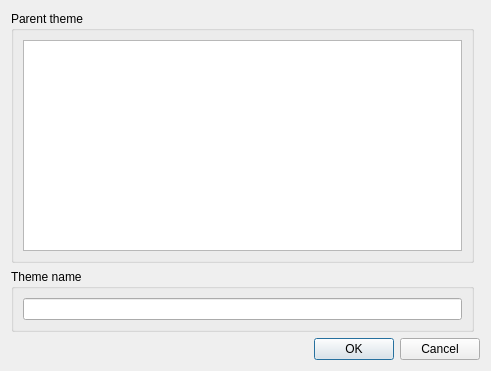
<?xml version="1.0" encoding="UTF-8"?>
<ui version="4.0">
 <class>theme_dlg</class>
 <widget class="QDialog" name="theme_dlg">
  <property name="geometry">
   <rect>
    <x>0</x>
    <y>0</y>
    <width>491</width>
    <height>371</height>
   </rect>
  </property>
  <property name="windowTitle">
   <string>Dialog</string>
  </property>
  <layout class="QGridLayout" name="gridLayout">
   <item row="3" column="0" colspan="2">
    <widget class="QDialogButtonBox" name="buttonBox">
     <property name="orientation">
      <enum>Qt::Horizontal</enum>
     </property>
     <property name="standardButtons">
      <set>QDialogButtonBox::Cancel|QDialogButtonBox::Ok</set>
     </property>
    </widget>
   </item>
   <item row="0" column="0">
    <widget class="QGroupBox" name="groupBox">
     <property name="title">
      <string>Parent theme</string>
     </property>
     <layout class="QGridLayout" name="gridLayout_2">
      <item row="0" column="0">
       <widget class="QTreeWidget" name="treeWidget_Themes">
        <property name="itemsExpandable">
         <bool>true</bool>
        </property>
        <property name="columnCount">
         <number>2</number>
        </property>
        <attribute name="headerVisible">
         <bool>false</bool>
        </attribute>
        <column>
         <property name="text">
          <string notr="true">name</string>
         </property>
        </column>
        <column>
         <property name="text">
          <string>id</string>
         </property>
        </column>
       </widget>
      </item>
     </layout>
    </widget>
   </item>
   <item row="2" column="0">
    <widget class="QGroupBox" name="groupBox_2">
     <property name="title">
      <string>Theme name</string>
     </property>
     <layout class="QGridLayout" name="gridLayout_3">
      <item row="0" column="0">
       <widget class="QLineEdit" name="lineEdit_ThemeName"/>
      </item>
     </layout>
    </widget>
   </item>
  </layout>
 </widget>
 <resources/>
 <connections>
  <connection>
   <sender>buttonBox</sender>
   <signal>accepted()</signal>
   <receiver>theme_dlg</receiver>
   <slot>accept()</slot>
   <hints>
    <hint type="sourcelabel">
     <x>248</x>
     <y>254</y>
    </hint>
    <hint type="destinationlabel">
     <x>157</x>
     <y>274</y>
    </hint>
   </hints>
  </connection>
  <connection>
   <sender>buttonBox</sender>
   <signal>rejected()</signal>
   <receiver>theme_dlg</receiver>
   <slot>reject()</slot>
   <hints>
    <hint type="sourcelabel">
     <x>316</x>
     <y>260</y>
    </hint>
    <hint type="destinationlabel">
     <x>286</x>
     <y>274</y>
    </hint>
   </hints>
  </connection>
 </connections>
</ui>
